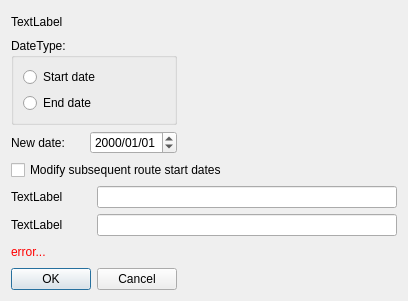
<?xml version="1.0" encoding="UTF-8"?>
<ui version="4.0">
 <class>ModifyRouteDateDlg</class>
 <widget class="QDialog" name="ModifyRouteDateDlg">
  <property name="geometry">
   <rect>
    <x>0</x>
    <y>0</y>
    <width>408</width>
    <height>301</height>
   </rect>
  </property>
  <property name="windowTitle">
   <string>Dialog</string>
  </property>
  <layout class="QGridLayout" name="gridLayout">
   <item row="0" column="0" colspan="3">
    <widget class="QLabel" name="lblRoute">
     <property name="text">
      <string>TextLabel</string>
     </property>
    </widget>
   </item>
   <item row="1" column="0" colspan="2">
    <widget class="QGroupBox" name="groupBox1">
     <property name="title">
      <string>DateType:</string>
     </property>
     <layout class="QVBoxLayout" name="verticalLayout_2">
      <item>
       <widget class="QRadioButton" name="rbStart">
        <property name="text">
         <string>Start date</string>
        </property>
       </widget>
      </item>
      <item>
       <widget class="QRadioButton" name="rbEnd">
        <property name="text">
         <string>End date</string>
        </property>
       </widget>
      </item>
     </layout>
    </widget>
   </item>
   <item row="2" column="0" colspan="2">
    <layout class="QHBoxLayout" name="horizontalLayout">
     <item>
      <widget class="QLabel" name="label">
       <property name="text">
        <string>New date:</string>
       </property>
      </widget>
     </item>
     <item>
      <widget class="QDateEdit" name="dateTimePicker1">
       <property name="displayFormat">
        <string>yyyy/MM/dd</string>
       </property>
      </widget>
     </item>
    </layout>
   </item>
   <item row="2" column="2">
    <spacer name="horizontalSpacer">
     <property name="orientation">
      <enum>Qt::Horizontal</enum>
     </property>
     <property name="sizeHint" stdset="0">
      <size>
       <width>187</width>
       <height>20</height>
      </size>
     </property>
    </spacer>
   </item>
   <item row="3" column="0" colspan="3">
    <widget class="QCheckBox" name="checkBox">
     <property name="text">
      <string>Modify subsequent route start dates</string>
     </property>
    </widget>
   </item>
   <item row="4" column="0">
    <widget class="QLabel" name="lblName1">
     <property name="text">
      <string>TextLabel</string>
     </property>
    </widget>
   </item>
   <item row="4" column="1" colspan="2">
    <widget class="QLineEdit" name="txtName1"/>
   </item>
   <item row="5" column="0">
    <widget class="QLabel" name="lblName2">
     <property name="text">
      <string>TextLabel</string>
     </property>
    </widget>
   </item>
   <item row="5" column="1" colspan="2">
    <widget class="QLineEdit" name="txtName2"/>
   </item>
   <item row="6" column="0" colspan="3">
    <widget class="QLabel" name="lblError">
     <property name="palette">
      <palette>
       <active>
        <colorrole role="WindowText">
         <brush brushstyle="SolidPattern">
          <color alpha="255">
           <red>255</red>
           <green>0</green>
           <blue>0</blue>
          </color>
         </brush>
        </colorrole>
       </active>
       <inactive>
        <colorrole role="WindowText">
         <brush brushstyle="SolidPattern">
          <color alpha="255">
           <red>255</red>
           <green>0</green>
           <blue>0</blue>
          </color>
         </brush>
        </colorrole>
       </inactive>
       <disabled>
        <colorrole role="WindowText">
         <brush brushstyle="SolidPattern">
          <color alpha="255">
           <red>159</red>
           <green>158</green>
           <blue>158</blue>
          </color>
         </brush>
        </colorrole>
       </disabled>
      </palette>
     </property>
     <property name="text">
      <string>error...</string>
     </property>
    </widget>
   </item>
   <item row="7" column="0" colspan="2">
    <widget class="QDialogButtonBox" name="buttonBox">
     <property name="orientation">
      <enum>Qt::Horizontal</enum>
     </property>
     <property name="standardButtons">
      <set>QDialogButtonBox::Cancel|QDialogButtonBox::Ok</set>
     </property>
    </widget>
   </item>
  </layout>
 </widget>
 <resources/>
 <connections>
  <connection>
   <sender>buttonBox</sender>
   <signal>accepted()</signal>
   <receiver>ModifyRouteDateDlg</receiver>
   <slot>accept()</slot>
   <hints>
    <hint type="sourcelabel">
     <x>248</x>
     <y>254</y>
    </hint>
    <hint type="destinationlabel">
     <x>157</x>
     <y>274</y>
    </hint>
   </hints>
  </connection>
  <connection>
   <sender>buttonBox</sender>
   <signal>rejected()</signal>
   <receiver>ModifyRouteDateDlg</receiver>
   <slot>reject()</slot>
   <hints>
    <hint type="sourcelabel">
     <x>316</x>
     <y>260</y>
    </hint>
    <hint type="destinationlabel">
     <x>286</x>
     <y>274</y>
    </hint>
   </hints>
  </connection>
 </connections>
</ui>
